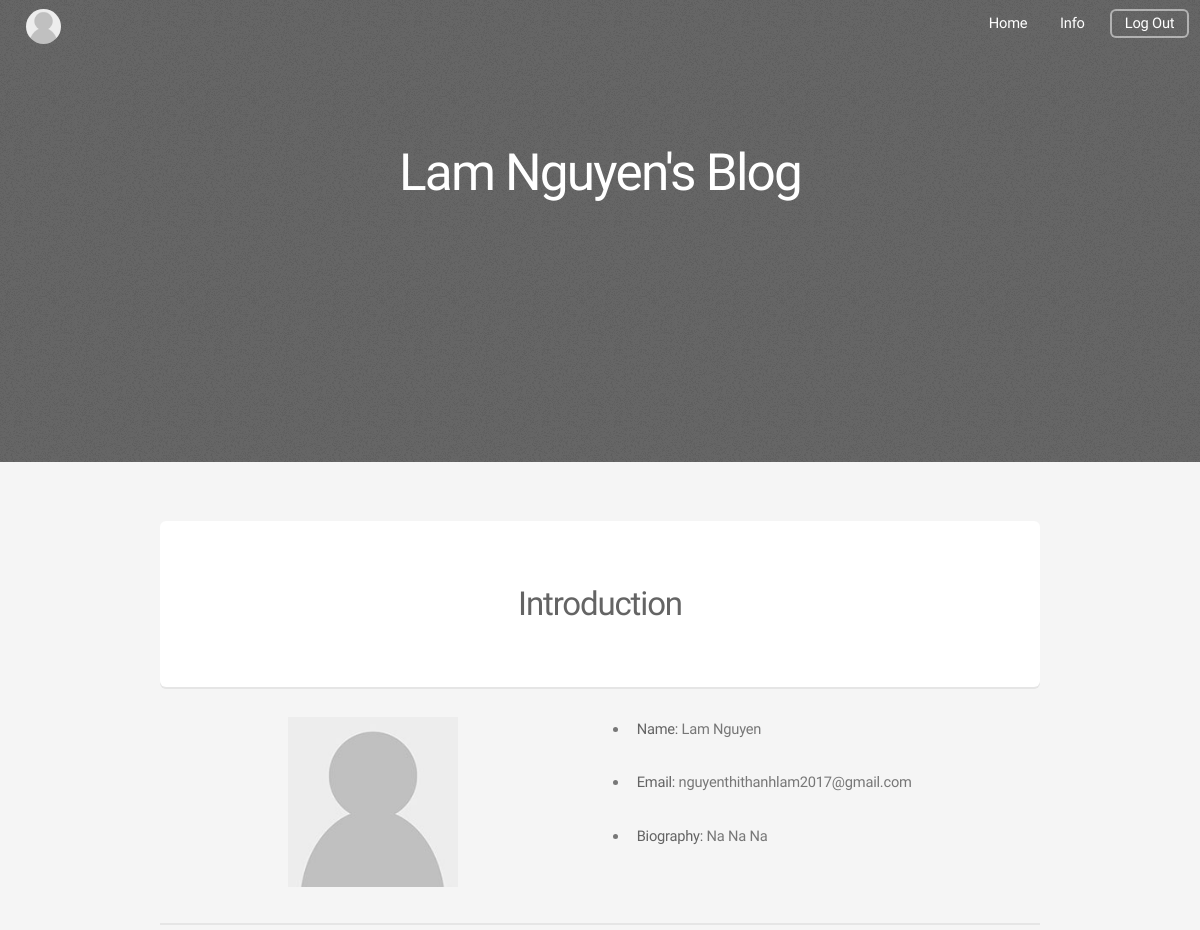
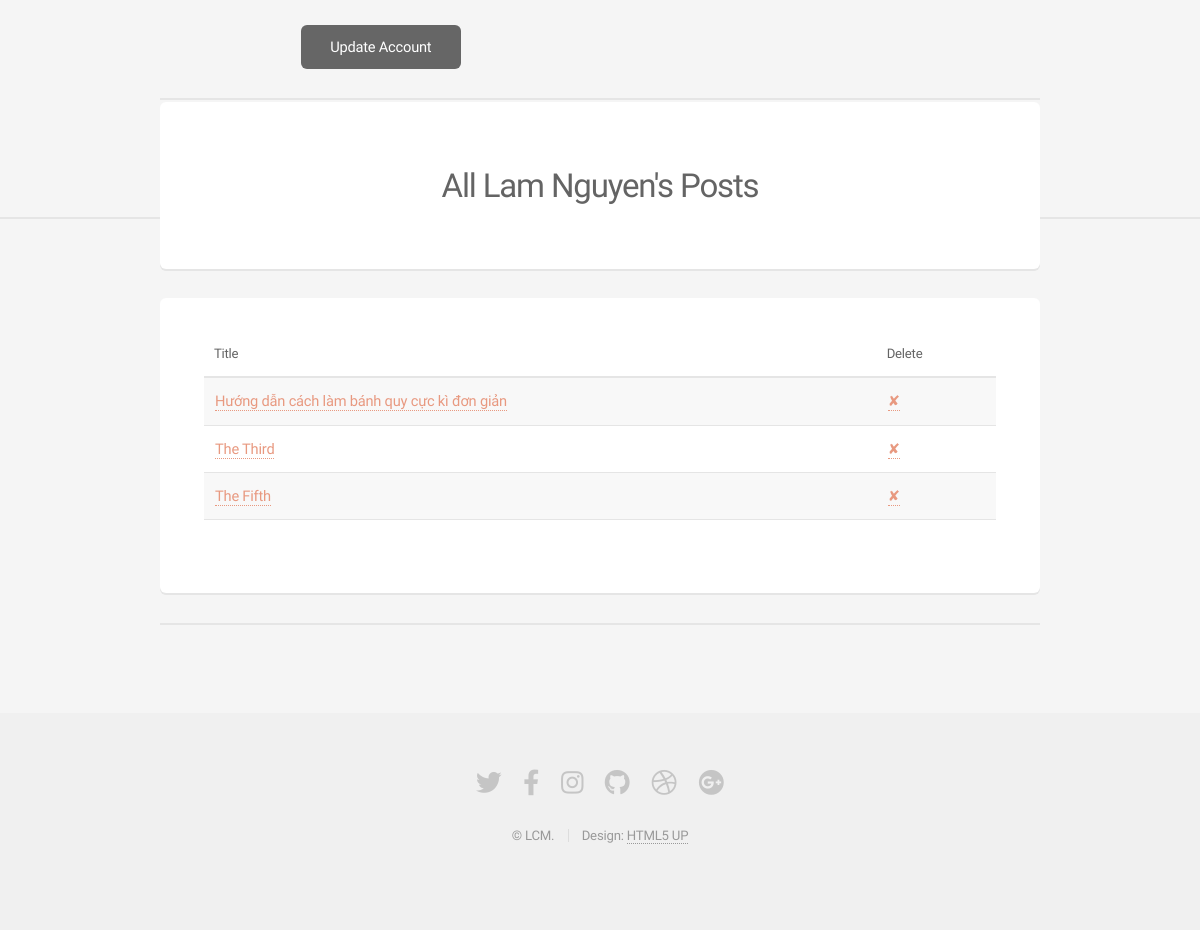
Page /account (signed in) on the earlier database version (2 pictures, top to bottom).
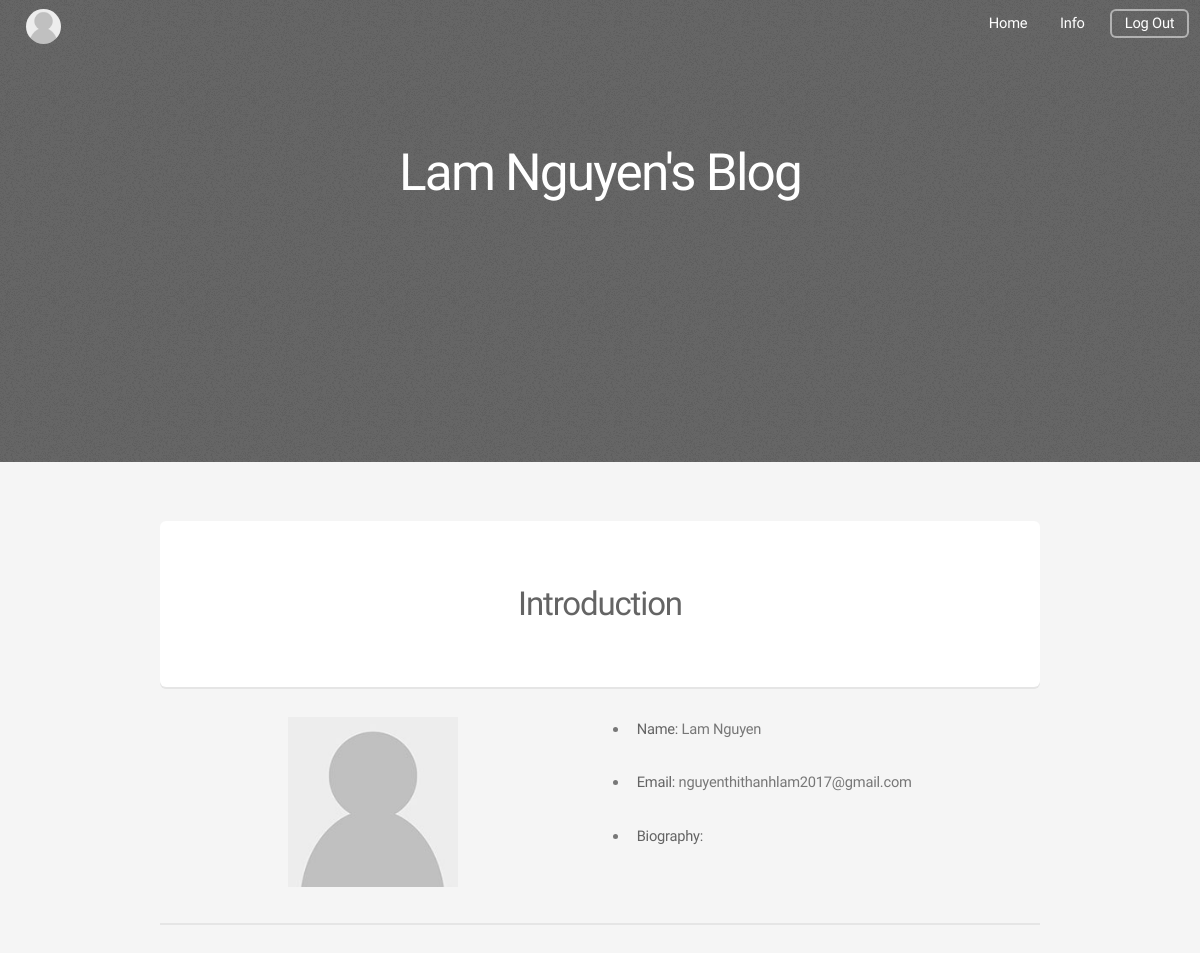
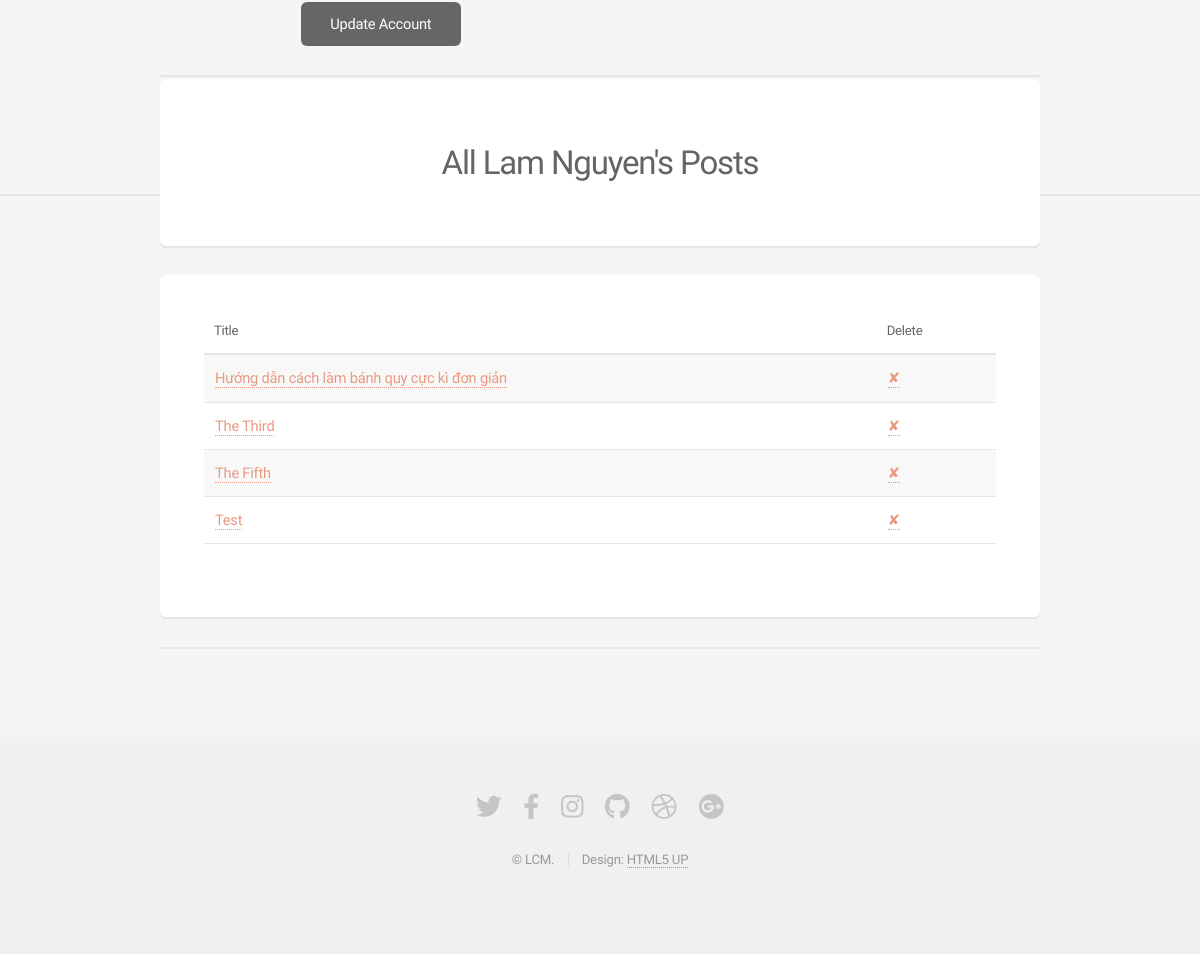
Same page on the later database version (2 pictures, top to bottom).
### blog/model.py (models this page shows, shortened)
class User(db.Model, UserMixin):
    id = db.Column(db.Integer, primary_key=True)
    email = db.Column(db.String(100), unique=True, nullable=False)
    username = db.Column(db.String(100), nullable=False)
    password = db.Column(db.String(100), nullable=False)
    bio = db.Column(db.String(250), default=None)
    avatar = db.Column(db.String(20), default="..\static\default_avatar.png")
    image_cover = db.Column(db.String(20), default="..\static\default_image_cover.jpg")
    rank_id = db.Column(db.Integer, default=2) # except admin, rank_id=1
    user_rela = db.relationship('State', backref=db.backref('user', lazy=True))

class Post(db.Model):
    id = db.Column(db.Integer, primary_key=True)
    title = db.Column(db.String(100), nullable=False)
    content = db.Column(db.Text, nullable=False)
    date = db.Column(db.DateTime, nullable=False, default=datetime.now())
    image_cover = db.Column(db.String(20), default="..\static\default_image_cover.jpg")
    post_rela = db.relationship('State', backref=db.backref('post', lazy=True))

### blog/route.py (the view)
@app.route('/account', methods=['GET', 'POST'])
@login_required
def account():
    posts_state = State.query.filter_by(is_author=True, user_id=current_user.id)
    posts = []
    for state in posts_state:
        posts.append(Post.query.filter_by(id=state.post_id).first())
    return render_template('account.html', posts=posts)

### blog/model.py (called while the page is built)
@login_manager.user_loader
def load_user(user_id):
     return User.query.get(int(user_id))

### blog/templates/account.html (shortened to what this page needs)
<!DOCTYPE HTML>
<html>
	<head>
		<link rel="stylesheet" href="../static/assets/css/main.css" />
	</head>
	<body class="landing is-preload">
		<div id="page-wrapper">
			<header id="header" class="alt">
				<nav style="top: 0.5em; left: 0.75em; right: auto;">
					<ul>
						<li><a><img src="{{ current_user.avatar }}" class="avatar"></a></li>
					</ul>
				</nav>
				<nav id="nav">
					<ul>
						<li><a href="{{ url_for('home') }}">Home</a></li>
						<li><a href="{{ url_for('account') }}" class="icon solid">Info</a></li>
						<li><a href="{{ url_for('logout') }}" class="button">Log Out</a></li>
					</ul>
				</nav>
			</header>
			<section id="banner" style="background-image: url('../static/assets/css/images/overlay.png'),url('{{ current_user.image_cover }}');">
				<h2><b style="color: white;">{{ current_user.username }}'s Blog</b></h2>
			</section>
			<div class="row gtr-uniform gtr-50">
                <div class="col-12 col-12-mobilep">
                </div>
			</div>
			<section class="container" id="bio">
				<section class="box special">
					<header class="major">
						<h2>Introduction</h2>
					</header>
				</section>
				<div class="row">
					<div class="col-6 col-6-narrower col-6-mobilep">
						<img src="{{ current_user.avatar }}" width="40%" height="auto" style="position: relative; margin-left: 30%;">
					</div>
					<div class="col-6 col-6-narrower col-6-mobilep">
						<ul>
							<li><p><b>Name: </b> {{ current_user.username  }}</p></li>
							<li><p><b>Email: </b> {{ current_user.email }}</p></li>
							<li><p><b>Biography: </b> {{ current_user.bio }}</p></li>
						</ul>
					</div>
				</div>
				<hr>
				<div class="col-12" style="margin: 0 0 0 16%">
					<ul class="actions">
						<li><a href="{{ url_for('update_account') }}" class="button special">Update Account</a></li>
					</ul>
				</div>
				<hr>
			</section>
			<section id="main" class="container">
				<section class="box special">
					<header class="major">
						<h2>All {{ current_user.username }}'s Posts</h2>
					</header>
				</section>
				<div style="margin: 0%">
					<section class="box">
						<div class="table-wrapper">
							<table>
								<thead>
									<tr>
										<th>Title</th>
										<th>Delete</th>
									</tr>
								</thead>
								<tbody>
								{% for post in posts: %}
									<tr>
										<td><a href="{{ url_for('post', post_id=post.id) }}">{{ post.title }}</a></td>
										<td><a href="{{ url_for('delete_post', post_id=post.id) }}">✘</a></td>
									</tr>
								{% endfor %}
								</tbody>
							</table>
						</div>
					</section>
				</div>
				<hr>
			</section>
			<footer id="footer">
				<ul class="icons">
					<li><a href="#" class="icon brands fa-twitter"><span class="label">Twitter</span></a></li>
					<li><a href="#" class="icon brands fa-facebook-f"><span class="label">Facebook</span></a></li>
					<li><a href="#" class="icon brands fa-instagram"><span class="label">Instagram</span></a></li>
					<li><a href="#" class="icon brands fa-github"><span class="label">Github</span></a></li>
					<li><a href="#" class="icon brands fa-dribbble"><span class="label">Dribbble</span></a></li>
					<li><a href="#" class="icon brands fa-google-plus"><span class="label">Google+</span></a></li>
				</ul>
				<ul class="copyright">
					<li>&copy; LCM.</li><li>Design: <a href="http://html5up.net">HTML5 UP</a></li>
				</ul>
			</footer>
		</div>
	</body>
</html>

Differences in the rows shown:
changed User "Lam Nguyen": bio "Na Na Na" → (not shown)
added Post: title "Test"
